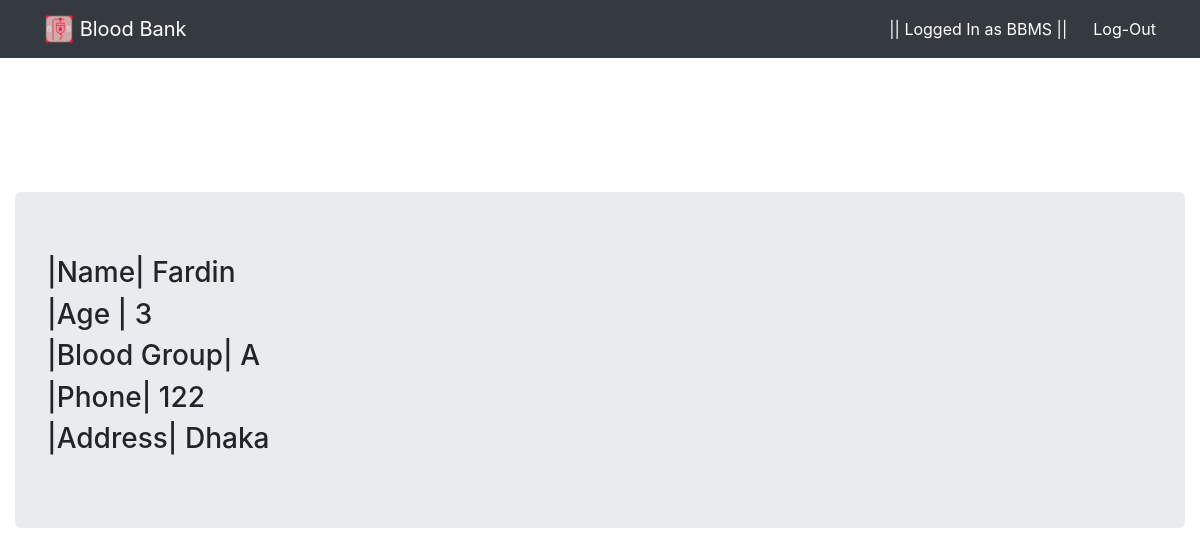
/donordetails/9/ (signed in), run on the app's committed database.
### bloodbank/models.py (models this page shows, shortened)
class BloodClass(models.Model):
    name = models.CharField(max_length=100)
    blood_group = models.CharField(max_length=3)
    age = models.IntegerField()
    address = models.CharField(max_length=250)
    phone_number = models.CharField(max_length=14)
    user = models.ForeignKey(User,on_delete=models.CASCADE)

### bloodbank/views.py (the view)
# urls.py: path('donordetails/<int:donor_id>/', views.donordetails, name='donordetails'),
@login_required
def donordetails(request,donor_id):
    dd = get_object_or_404(BloodClass, pk=donor_id)
    return render(request,'bloodbank/donordetails.html', {'dd':dd})

### bloodbank/templates/bloodbank/donordetails.html
{% extends 'bloodbank/base.html' %}
{% block content %}
<br><br><br><br>
<div class="jumbotron">
<h3>|Name| {{ dd.name }}</h3>
<h3>|Age | {{ dd.age }}</h3>
<h3>|Blood Group| {{ dd.blood_group }}</h3>
<h3>|Phone| {{ dd.phone_number }}</h3>
<h3>|Address| {{ dd.address }}</h3>
</div>
{% endblock %}

### bloodbank/templates/bloodbank/base.html (shortened to what this page needs)
{% load static %}
<!DOCTYPE html>
<html lang="en">
<head>
    <link rel="stylesheet" href="{% static 'bloodbank/bootstrap.css' %}">
    <link rel="stylesheet" href="{% static 'bloodbank/testcss.css' %}">
</head>
<body>
    <nav class="navbar navbar-expand-md fixed-top bg-dark navbar-dark">
        <div class="container-fluid">
        <div class="navbar-header">
            <a href="{% url 'home' %}" class="navbar-brand btn btn-dark">
            <img src="{% static 'bloodbank/LogoMakr-1AIuCn.png' %}" width="30" height="30" class="d-inline-block align-top">
            <span>Blood Bank</span>
            </a>
        </div>
        {% if user.is_authenticated %}
        <ul class="navbar-nav">
            <li class="nav-item"><button type="button"  class="btn btn-dark">|| Logged In as {{ user.username }} ||</button></li>
            <li class="nav-item">
                <form method="POST" action="{% url 'logoutuser' %}">
                <button type="submit"  class="btn btn-dark">Log-Out</button>
            </li>
        </ul>
        {% endif %}
    </div>
    </nav>
    <div class="container-fluid">
        <br>
        <br>
        <br>
        <br>
    {% block content %}{% endblock %}
</div>
</body>
</html>

### data on the page
BloodClass: name "Fardin", age "3", blood_group "A", phone_number "122", address "Dhaka"

### other printed values
{{ user.username }} "BBMS"
